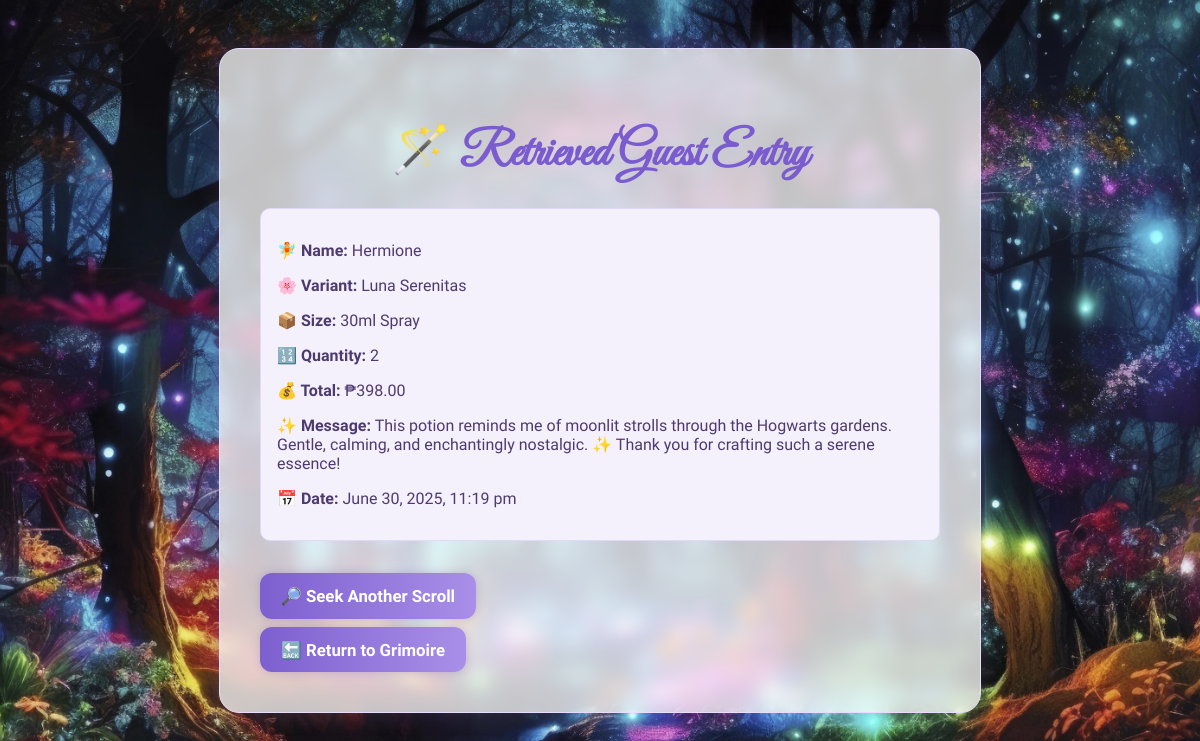
/Feedback/retrieve_entry.php?entry_id=1, run on the app's committed database.
### tables this page shows
CREATE TABLE `entries` (
  `id` int(11) NOT NULL,
  `name` varchar(100) NOT NULL,
  `variant` varchar(50) NOT NULL,
  `size` varchar(50) NOT NULL,
  `quantity` int(11) NOT NULL,
  `total_price` decimal(10,2) NOT NULL,
  `message` text NOT NULL,
  `date_posted` timestamp NOT NULL DEFAULT current_timestamp()
);

### Feedback/retrieve_entry.php (the view, shortened to what this page needs)
<?php
include "../Database/database.php";
?>
<!DOCTYPE html>
<html lang="en">
<head>
  <link rel="stylesheet" href="../css/styles.css">
</head>
<body>
  <div class="container">
    <h1>🪄 Retrieved Guest Entry</h1>
    <?php
    if (isset($_GET['entry_id'])) {
        $id = $_GET['entry_id'];
        try {
            $stmt = $conn->prepare("SELECT * FROM entries WHERE id = :id");
            $stmt->bindParam(':id', $id, PDO::PARAM_INT);
            $stmt->execute();
            if ($stmt->rowCount() === 0) {
                echo "<p>No scroll found with ID: $id 🫧</p>";
            } else {
                $entry = $stmt->fetch(PDO::FETCH_ASSOC);
                echo "<div class='summary'>";
                echo "<p><strong>🧚 Name:</strong> {$entry['name']}</p>";
                echo "<p><strong>🌸 Variant:</strong> {$entry['variant']}</p>";
                echo "<p><strong>📦 Size:</strong> {$entry['size']}</p>";
                echo "<p><strong>🔢 Quantity:</strong> {$entry['quantity']}</p>";
                echo "<p><strong>💰 Total:</strong> ₱{$entry['total_price']}</p>";
                echo "<p><strong>✨ Message:</strong> {$entry['message']}</p>";
                echo "<p><strong>📅 Date:</strong> " . date("F j, Y, g:i a", strtotime($entry['date_posted'])) . "</p>";
                echo "</div>";
            }
        } catch (PDOException $e) {
            echo "<p class='error'>Error: " . $e->getMessage() . "</p>";
        }
    } else {
        echo "<p>No scroll ID was provided. 🪄</p>";
    }
    ?>
    <div class="left-buttons">
      <a href="../pages/retrieve.html" class="nav-button">🔎 Seek Another Scroll</a>
      <a href="../pages/index.html" class="nav-button">🔙 Return to Grimoire</a>
    </div>
  </div>
</body>
</html>

### css/styles.css (style rules this page uses)
body { font-family: 'Cardo', serif; background: url('../images/enchanting.jpg') no-repeat center center fixed; background-size: cover; color: #3e2c5e; margin: 0; padding: 0; min-height: 100vh; }
.container { max-width: 680px; margin: 3rem auto; background: rgba(255, 255, 255, 0.75); backdrop-filter: blur(8px); padding: 2.5rem; border-radius: 20px; box-shadow: 0 0 25px rgba(178, 153, 255, 0.15); border: 1px solid #e8ddff; }
h1 { text-align: center; font-family: 'Great Vibes', cursive; font-size: 3rem; color: #7a5ccf; margin-bottom: 1.5rem; }
.summary { background-color: #f5f1fc; padding: 1rem; border-radius: 10px; margin-top: 1rem; border: 1px solid #e0d9f7; color: #4d3b6f; }
.nav-button { background: linear-gradient(to right, #7d5fcf, #a98fe8); color: #fff; padding: 0.8rem 1.3rem; border: none; border-radius: 12px; cursor: pointer; font-weight: bold; font-size: 1.05rem; font-family: 'Cardo', serif; transition: all 0.3s ease; box-shadow: 0 0 10px rgba(110, 90, 180, 0.3); text-decoration: none; display: inline-block; }
.left-buttons { display: flex; flex-direction: column; align-items: flex-start; gap: 0.5rem; margin-top: 2rem; }
.left-buttons .nav-button { margin-top: 0; }

### data on the page
entries: name "Hermione", variant "Luna Serenitas", size "30ml Spray", quantity "2", total_price "398.00", message "This potion reminds me of moonlit strolls through the Hogwarts gardens. Gentle, calming, and enchantingly nostalgic. ✨ Thank you for crafting such a serene essence!", date_posted "June 30, 2025, 11:19 pm"
